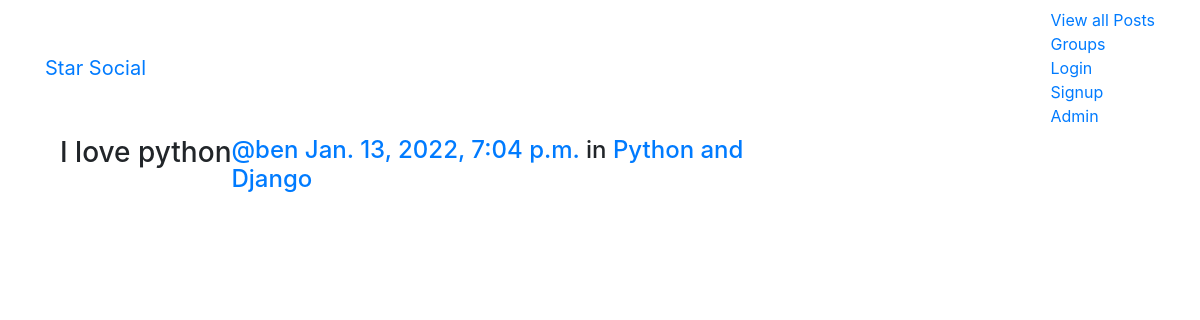
The page /posts/by/ben/3/ on the database its author committed.
### posts/models.py (models this page shows, shortened)
class Post(models.Model):
    user = models.ForeignKey(User, related_name='posts', on_delete=models.CASCADE)
    created_at = models.DateTimeField(auto_now=True)
    message = models.TextField()
    message_html = models.TextField(editable=False)
    group = models.ForeignKey(Group, related_name='posts', null=True, blank=True, on_delete=models.CASCADE)
    class Meta:
        ordering = ['-created_at']
        unique_together = ['user', 'message']

### groups/models.py (models this page shows, shortened)
class Group(models.Model):
    name = models.CharField(max_length=255, unique=True)
    slug = models.SlugField(allow_unicode=True, unique=True)
    description = models.TextField(blank=True, default='')
    description_html = models.TextField(editable=False, default='', blank=True)
    members = models.ManyToManyField(User, through='GroupMember')
    class Meta:
        ordering = ['name']

### posts/views.py (the view)
# urls.py: path('by/<username>/<int:pk>/', views.PostDetail.as_view(), name='single'),
class PostDetail(SelectRelatedMixin, generic.DetailView):
    model = models.Post
    select_related = ('user', 'group')
    def get_queryset(self):
        queryset = super().get_queryset()
        return queryset.filter(user__username__iexact=self.kwargs.get('username'))

### posts/templates/posts/post_detail.html
{% extends "posts/post_base.html" %}
{% block post_content %}
<div class="col-md-8">
    {% include "posts/_post.html" %}
</div>
{% endblock %}

### posts/templates/posts/_post.html (shortened to what this page needs)
<div class="post media">
    <h3>{{ post.message_html|safe }}</h3>
    <div class="media-body">
        <h4 class="media-heading">
            <span class="username">
                <a href="{% url 'posts:for_user' username=post.user.username %}">
                    @{{ post.user.username }}
                </a>
            </span>
            <time class="time">
                <a href="{% url 'posts:single' username=post.user.username pk=post.pk %}">
                    {{ post.created_at }}
                </a>
            </time>
            {% if post.group %}
			<span class="group-name">in <a href="#">{{ post.group.name }}</a></span>
			{% endif %}
        </h4>
    </div>
</div>

### rows shown on the page
Post: message_html "I love python", user.username "ben", created_at "Jan. 13, 2022, 7:04 p.m.", group.name "Python and Django"
